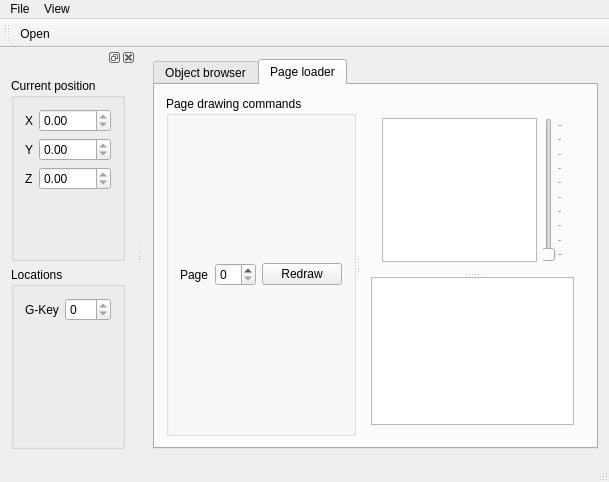
<?xml version="1.0" encoding="UTF-8"?>
<ui version="4.0">
 <class>MainWindow</class>
 <widget class="QMainWindow" name="MainWindow">
  <property name="geometry">
   <rect>
    <x>0</x>
    <y>0</y>
    <width>609</width>
    <height>482</height>
   </rect>
  </property>
  <property name="windowTitle">
   <string>Pdf Progressive Loader</string>
  </property>
  <widget class="QWidget" name="centralWidget">
   <layout class="QVBoxLayout" name="verticalLayout_4">
    <item>
     <widget class="QTabWidget" name="tabWidget">
      <property name="currentIndex">
       <number>1</number>
      </property>
      <widget class="QWidget" name="objectBrowserTab">
       <attribute name="title">
        <string>Object browser</string>
       </attribute>
      </widget>
      <widget class="QWidget" name="pageLoaderTab">
       <attribute name="title">
        <string>Page loader</string>
       </attribute>
       <layout class="QVBoxLayout" name="verticalLayout_3">
        <item>
         <widget class="QSplitter" name="splitter_2">
          <property name="orientation">
           <enum>Qt::Horizontal</enum>
          </property>
          <widget class="QGroupBox" name="commandsSection">
           <property name="title">
            <string>Page drawing commands</string>
           </property>
           <layout class="QVBoxLayout" name="verticalLayout">
            <item>
             <layout class="QHBoxLayout" name="horizontalLayout_2">
              <item>
               <widget class="QLabel" name="label">
                <property name="text">
                 <string>Page</string>
                </property>
               </widget>
              </item>
              <item>
               <widget class="QSpinBox" name="pageSpinBox"/>
              </item>
              <item>
               <widget class="QPushButton" name="showPdfButton">
                <property name="text">
                 <string>Redraw</string>
                </property>
               </widget>
              </item>
             </layout>
            </item>
           </layout>
          </widget>
          <widget class="QWidget" name="widget" native="true">
           <layout class="QVBoxLayout" name="verticalLayout_2">
            <item>
             <widget class="QSplitter" name="splitter">
              <property name="orientation">
               <enum>Qt::Vertical</enum>
              </property>
              <widget class="QWidget" name="widget_2" native="true">
               <layout class="QHBoxLayout" name="horizontalLayout">
                <item>
                 <widget class="QGraphicsView" name="pdfView"/>
                </item>
                <item>
                 <widget class="QSlider" name="zoomSlider">
                  <property name="minimum">
                   <number>1</number>
                  </property>
                  <property name="maximum">
                   <number>10</number>
                  </property>
                  <property name="pageStep">
                   <number>1</number>
                  </property>
                  <property name="value">
                   <number>1</number>
                  </property>
                  <property name="orientation">
                   <enum>Qt::Vertical</enum>
                  </property>
                  <property name="tickPosition">
                   <enum>QSlider::TicksBelow</enum>
                  </property>
                 </widget>
                </item>
               </layout>
              </widget>
              <widget class="QTextEdit" name="pdfDataView">
               <property name="readOnly">
                <bool>true</bool>
               </property>
              </widget>
             </widget>
            </item>
           </layout>
          </widget>
         </widget>
        </item>
       </layout>
      </widget>
     </widget>
    </item>
   </layout>
  </widget>
  <widget class="QMenuBar" name="menuBar">
   <property name="geometry">
    <rect>
     <x>0</x>
     <y>0</y>
     <width>609</width>
     <height>25</height>
    </rect>
   </property>
   <widget class="QMenu" name="menuFile">
    <property name="title">
     <string>File</string>
    </property>
    <addaction name="actionOpen"/>
    <addaction name="actionExit"/>
   </widget>
   <widget class="QMenu" name="menuView">
    <property name="title">
     <string>View</string>
    </property>
    <addaction name="actionShow_PDF_Data"/>
   </widget>
   <addaction name="menuFile"/>
   <addaction name="menuView"/>
  </widget>
  <widget class="QToolBar" name="mainToolBar">
   <attribute name="toolBarArea">
    <enum>TopToolBarArea</enum>
   </attribute>
   <attribute name="toolBarBreak">
    <bool>false</bool>
   </attribute>
   <addaction name="actionOpen"/>
  </widget>
  <widget class="QStatusBar" name="statusBar"/>
  <widget class="QDockWidget" name="dockWidget">
   <attribute name="dockWidgetArea">
    <number>1</number>
   </attribute>
   <widget class="QWidget" name="dockWidgetContents">
    <layout class="QVBoxLayout" name="verticalLayout_5">
     <item>
      <widget class="QGroupBox" name="groupBox">
       <property name="title">
        <string>Current position</string>
       </property>
       <layout class="QFormLayout" name="formLayout">
        <item row="0" column="0">
         <widget class="QLabel" name="label_2">
          <property name="text">
           <string>X</string>
          </property>
         </widget>
        </item>
        <item row="0" column="1">
         <widget class="QDoubleSpinBox" name="currentX">
          <property name="readOnly">
           <bool>true</bool>
          </property>
         </widget>
        </item>
        <item row="1" column="0">
         <widget class="QLabel" name="label_3">
          <property name="text">
           <string>Y</string>
          </property>
         </widget>
        </item>
        <item row="1" column="1">
         <widget class="QDoubleSpinBox" name="currentY">
          <property name="readOnly">
           <bool>true</bool>
          </property>
         </widget>
        </item>
        <item row="2" column="0">
         <widget class="QLabel" name="label_4">
          <property name="text">
           <string>Z</string>
          </property>
         </widget>
        </item>
        <item row="2" column="1">
         <widget class="QDoubleSpinBox" name="currentZ">
          <property name="readOnly">
           <bool>true</bool>
          </property>
         </widget>
        </item>
       </layout>
      </widget>
     </item>
     <item>
      <widget class="QGroupBox" name="groupBox_2">
       <property name="title">
        <string>Locations</string>
       </property>
       <layout class="QFormLayout" name="formLayout_2">
        <item row="0" column="0">
         <widget class="QLabel" name="label_5">
          <property name="text">
           <string>G-Key</string>
          </property>
         </widget>
        </item>
        <item row="0" column="1">
         <widget class="QSpinBox" name="gKeySpinBox">
          <property name="maximum">
           <number>0</number>
          </property>
         </widget>
        </item>
       </layout>
      </widget>
     </item>
    </layout>
   </widget>
  </widget>
  <action name="actionOpen">
   <property name="text">
    <string>Open</string>
   </property>
  </action>
  <action name="actionExit">
   <property name="text">
    <string>Exit</string>
   </property>
  </action>
  <action name="actionShow_PDF_Data">
   <property name="checkable">
    <bool>true</bool>
   </property>
   <property name="text">
    <string>Show PDF Data</string>
   </property>
  </action>
 </widget>
 <layoutdefault spacing="6" margin="11"/>
 <resources/>
 <connections/>
</ui>
